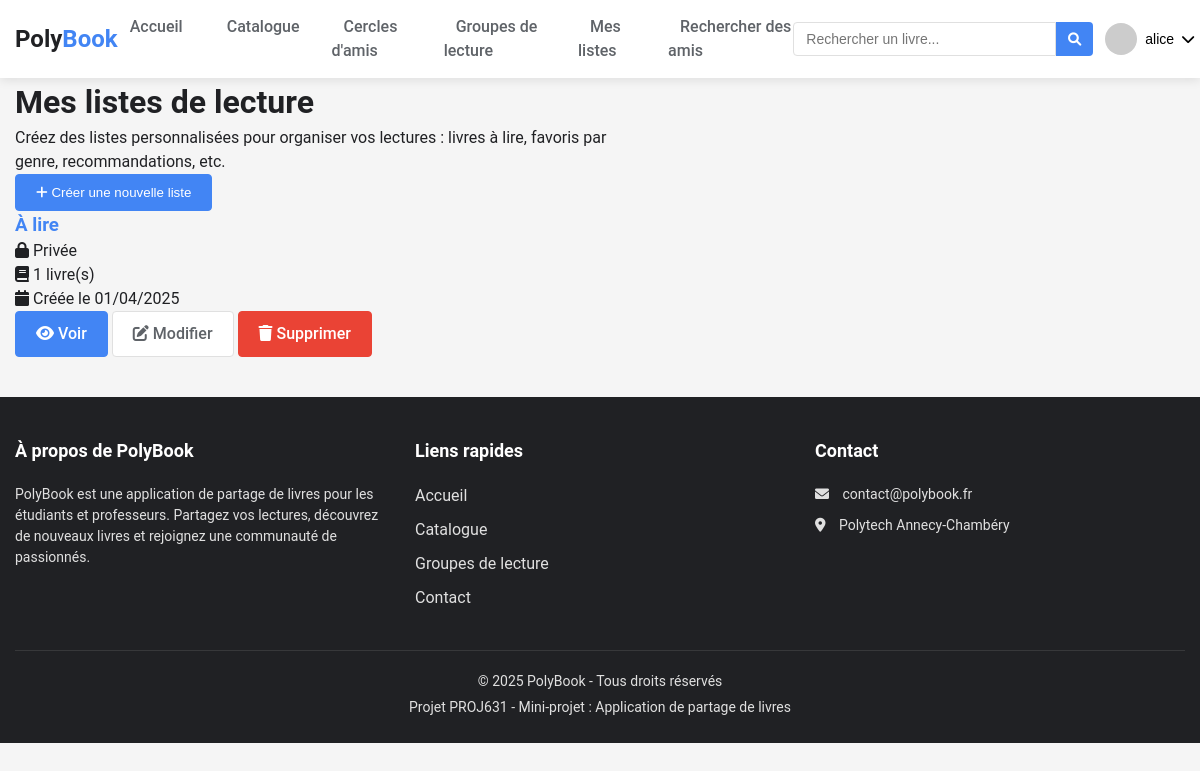
/website/listes.php (signed in), run on an earlier commit of the app's database.
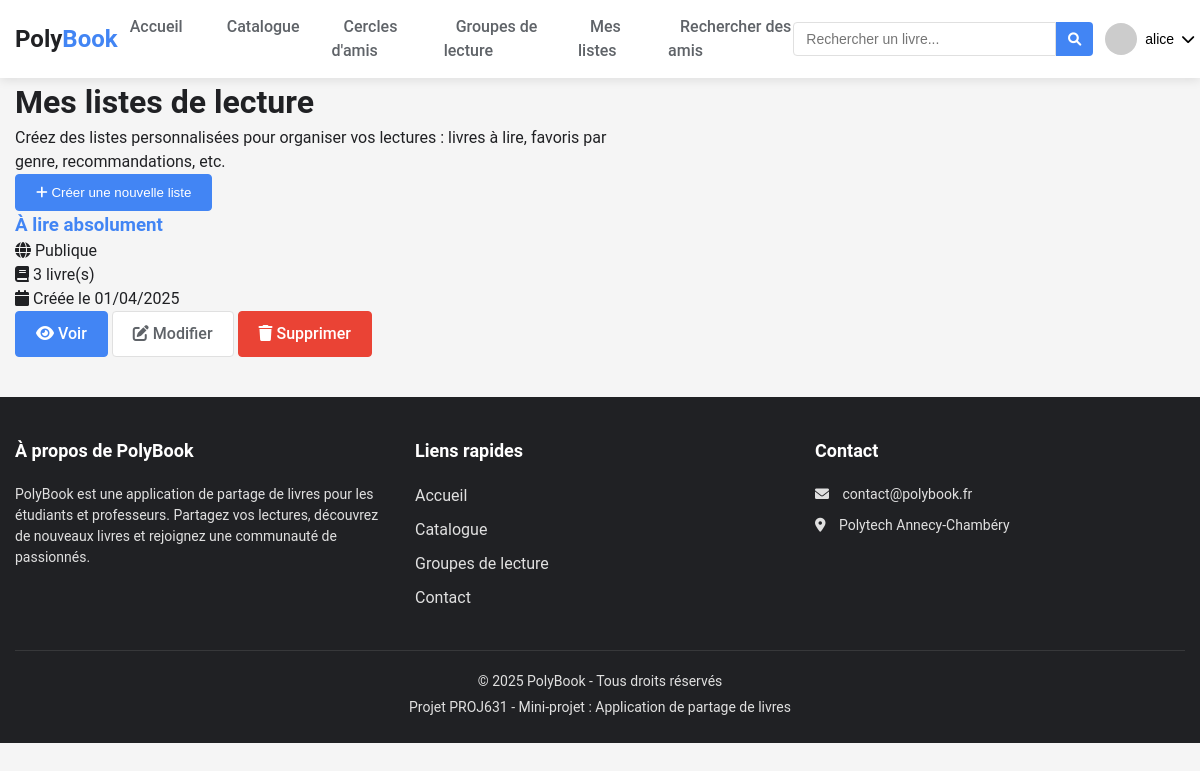
And on a later commit of the database.
### tables this page shows
CREATE TABLE reading_list (
    id INT PRIMARY KEY AUTO_INCREMENT,
    created_at DATE,
    name TEXT,
    user_id INT,
    is_public BOOLEAN DEFAULT FALSE,
    FOREIGN KEY (user_id) REFERENCES user(id)
);

### website/connexion.php (called while the page is built, shortened)
<?php
function securiser($donnee) {
    return htmlspecialchars($donnee, ENT_QUOTES, 'UTF-8');
}
?>

### website/listes.php (the view, shortened to what this page needs)
<!DOCTYPE html>
<html lang="fr">
<head>
    <link rel="stylesheet" href="styles.css">
    <link rel="stylesheet" href="https://cdnjs.cloudflare.com/ajax/libs/font-awesome/6.0.0/css/all.min.css">
</head>
<body>
    <?php
    require_once 'connexion.php';
    include 'header.php';
    $user_id = $_SESSION['user_id'];
    $lists_sql = "SELECT rl.*, COUNT(rlb.id) as book_count
                 FROM reading_list rl
                 LEFT JOIN reading_list_book rlb ON rl.id = rlb.reading_list_id
                 WHERE rl.user_id = $user_id
                 GROUP BY rl.id
                 ORDER BY rl.created_at DESC";
    $lists_result = $conn->query($lists_sql);
    ?>
    <main class="container">
        <h1>Mes listes de lecture</h1>
        <div class="lists-header">
            <p class="intro">
                Créez des listes personnalisées pour organiser vos lectures : livres à lire, favoris par genre, recommandations, etc.
            </p>
            <button id="create-list-btn" class="btn primary">
                <i class="fas fa-plus"></i> Créer une nouvelle liste
            </button>
        </div>
        <?php if ($lists_result->num_rows > 0): ?>
            <div class="lists-grid">
                <?php while ($list = $lists_result->fetch_assoc()): ?>
                    <div class="list-card">
                        <div class="list-header">
                            <h3><a href="liste.php?id=<?php echo $list['id']; ?>"><?php echo securiser($list['name']); ?></a></h3>
                            <span class="visibility-badge <?php echo $list['is_public'] ? 'public' : 'private'; ?>">
                                <i class="fas fa-<?php echo $list['is_public'] ? 'globe' : 'lock'; ?>"></i>
                                <?php echo $list['is_public'] ? 'Publique' : 'Privée'; ?>
                            </span>
                        </div>
                        <div class="list-info">
                            <p><i class="fas fa-book"></i> <?php echo $list['book_count']; ?> livre(s)</p>
                            <p><i class="fas fa-calendar"></i> Créée le <?php echo date('d/m/Y', strtotime($list['created_at'])); ?></p>
                        </div>
                        <div class="list-actions">
                            <a href="liste.php?id=<?php echo $list['id']; ?>" class="btn primary">
                                <i class="fas fa-eye"></i> Voir
                            </a>
                            <a href="modifier_liste.php?id=<?php echo $list['id']; ?>" class="btn secondary">
                                <i class="fas fa-edit"></i> Modifier
                            </a>
                            <a href="supprimer_liste.php?id=<?php echo $list['id']; ?>" class="btn error"
                               onclick="return confirm('Êtes-vous sûr de vouloir supprimer cette liste ?');">
                                <i class="fas fa-trash"></i> Supprimer
                            </a>
                        </div>
                    </div>
                <?php endwhile; ?>
            </div>
        <?php endif; ?>
    </main>
    <?php include 'footer.php'; ?>
</body>
</html>

What changed in the data, as far as the page shows it:
changed reading_list: name "À lire" → "À lire absolument"; book_count "1" → "3"; is_public "Privée" → "Publique"
